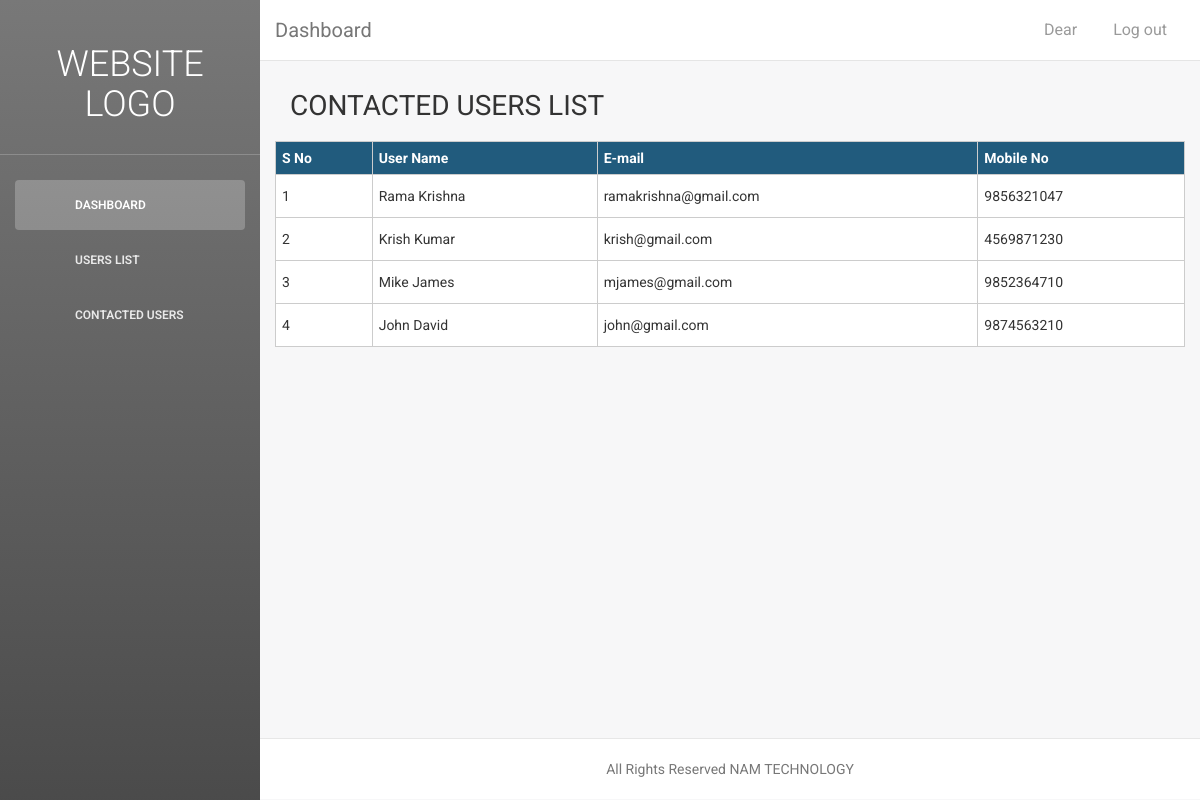
The app's page /contactedUsers.php with its own data.
### tables this page shows
CREATE TABLE `contacted_users` (
  `id` int(11) NOT NULL,
  `first_name` varchar(255) NOT NULL,
  `last_name` varchar(255) NOT NULL,
  `email` varchar(255) NOT NULL,
  `mobile_no` varchar(255) NOT NULL,
  `created_at` datetime NOT NULL,
  `updated_at` datetime NOT NULL
);

### contactedUsers.php (the view, shortened to what this page needs)
<?php
require 'inc/header.php';
?>
<div class="main-panel">
<?php include 'inc/topmenu.php'; ?>
        <div class="content jobslist adminjobform">
            <div class="container-fluid">
                <div class="row topheading">
                    <div class="col-md-9">
                        <h3>Contacted Users List</h3>
                    </div>
                </div>
                <div class="row">
                    <table>
                        <tr>
                            <th>S No</th>
                            <th>User Name</th>
							<th>E-mail</th>
							<th>Mobile No</th>
                        </tr>
                        <?php
                             $query1 = "select * from contacted_users order by id desc ";
                             $res=mysqli_query($conn,$query1);
                             if(mysqli_num_rows($res)>0){
                                 $i=1;
                                 while ($result = mysqli_fetch_array($res)) {
                        ?>
                        <tr>
                            <td><?php echo $i; ?></td>
                            <td><?php echo $result['first_name']." ".$result['last_name']; ?></td>
                            <td><?php echo $result['email']; ?></td>
							<td><?php echo $result['mobile_no']; ?></td>
                        </tr>
                             <?php $i++; } }else{ ?>
                        <tr>
                            <td colspan="6" style="text-align: center;">No Users Found</td>
                        </tr>
                             <?php } ?>
                    </table>
                </div>
            </div>
        </div>
<?php
require 'inc/footer.php';
?>

### inc/header.php (shortened to what this page needs)
<!doctype html>
<html lang="en">
<head>
    <link href="<?php echo baseurl;?>/assets/css/bootstrap.min.css" rel="stylesheet" />
    <link href="<?php echo baseurl;?>/assets/css/animate.min.css" rel="stylesheet"/>
    <link href="<?php echo baseurl;?>/assets/css/light-bootstrap-dashboard.css" rel="stylesheet"/>
    <link href="<?php echo baseurl;?>/assets/css/demo.css" rel="stylesheet" />
    <link href="assets/css/pe-icon-7-stroke.css" rel="stylesheet" />
</head>
<body>
<div class="wrapper">
    <div class="sidebar" >
    	<div class="sidebar-wrapper">
            <div class="logo">
                <a href="#" class="simple-text">
                   <h2>Website Logo</h2>
                </a>
            </div>
            <ul class="nav">
                <li class="active">
                    <a href="dashboard.php">
                        <p>Dashboard</p>
                    </a>
                </li>
                <li>
                    <a href="users.php">
                        <p>Users List</p>
                    </a>
                </li>
                <li>
                    <a href="contactedUsers.php">
                        <p>Contacted Users</p>
                    </a>
                </li>
            </ul>
    	</div>
    </div>

### inc/topmenu.php (shortened to what this page needs)
<nav class="navbar navbar-default navbar-fixed">
    <div class="container-fluid">
        <div class="navbar-header">
            <a class="navbar-brand" href="#">Dashboard</a>
        </div>
        <div class="collapse navbar-collapse">
            <ul class="nav navbar-nav navbar-left">
                <li>
                    <a href="#" class="dropdown-toggle" data-toggle="dropdown">
                    </a>
                </li>
                <li>
                   <a href="">
                    </a>
                </li>
            </ul>
            <ul class="nav navbar-nav navbar-right">
               <li>
                    <a href="#">
                        <p>Dear <?php echo $_SESSION['useradmin']; ?></p>
                    </a>
                </li>
                <li>
                    <a href="<?php echo baseurl;?>/logout.php">
                        <p>Log out</p>
                    </a>
                </li>
            </ul>
        </div>
    </div>
</nav>

### inc/footer.php (shortened to what this page needs)
 <footer class="footer">
            <div class="container-fluid">
                <p class="copyright text-center">
                   All Rights Reserved NAM TECHNOLOGY
                </p>
            </div>
        </footer>
    </div>
</div>
</body>
</html>

### contactedUsers.php (style rules this page uses)
.topheading { margin-bottom: 19px; }
.jobslist h3 { margin: 0px; font-weight: normal; text-transform: uppercase; }
.adminjobform table { border-collapse: collapse; width: 100%; background: #fff; }
.adminjobform table tr th { background: #215b7d; color: #fff; border: 1px solid #ccc; padding: 6px; }
.adminjobform table tr td { border: 1px solid #ccc; padding: 11px 6px; }

### records on screen
contacted_users: first_name "Rama", last_name "Krishna", email "ramakrishna@gmail.com", mobile_no "9856321047"
contacted_users: first_name "Krish", last_name "Kumar", email "krish@gmail.com", mobile_no "4569871230"
contacted_users: first_name "Mike", last_name "James", email "mjames@gmail.com", mobile_no "9852364710"
contacted_users: first_name "John", last_name "David", email "john@gmail.com", mobile_no "9874563210"
